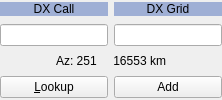
        <widget class="QWidget" name="DX_controls_widget" native="true">
         <property name="sizePolicy">
          <sizepolicy hsizetype="Preferred" vsizetype="Fixed">
           <horstretch>0</horstretch>
           <verstretch>0</verstretch>
          </sizepolicy>
         </property>
         <property name="visible">
          <bool>false</bool>
         </property>
         <layout class="QGridLayout" name="gridLayout_2">
          <property name="leftMargin">
           <number>0</number>
          </property>
          <property name="topMargin">
           <number>0</number>
          </property>
          <property name="rightMargin">
           <number>0</number>
          </property>
          <property name="bottomMargin">
           <number>0</number>
          </property>
          <item row="0" column="0">
           <widget class="QLabel" name="label_3">
            <property name="sizePolicy">
             <sizepolicy hsizetype="Preferred" vsizetype="Fixed">
              <horstretch>0</horstretch>
              <verstretch>0</verstretch>
             </sizepolicy>
            </property>
            <property name="palette">
             <palette>
              <active>
               <colorrole role="Base">
                <brush brushstyle="SolidPattern">
                 <color alpha="255">
                  <red>252</red>
                  <green>252</green>
                  <blue>252</blue>
                 </color>
                </brush>
               </colorrole>
               <colorrole role="Window">
                <brush brushstyle="SolidPattern">
                 <color alpha="255">
                  <red>159</red>
                  <green>175</green>
                  <blue>213</blue>
                 </color>
                </brush>
               </colorrole>
              </active>
              <inactive>
               <colorrole role="Base">
                <brush brushstyle="SolidPattern">
                 <color alpha="255">
                  <red>252</red>
                  <green>252</green>
                  <blue>252</blue>
                 </color>
                </brush>
               </colorrole>
               <colorrole role="Window">
                <brush brushstyle="SolidPattern">
                 <color alpha="255">
                  <red>159</red>
                  <green>175</green>
                  <blue>213</blue>
                 </color>
                </brush>
               </colorrole>
              </inactive>
              <disabled>
               <colorrole role="Base">
                <brush brushstyle="SolidPattern">
                 <color alpha="255">
                  <red>159</red>
                  <green>175</green>
                  <blue>213</blue>
                 </color>
                </brush>
               </colorrole>
               <colorrole role="Window">
                <brush brushstyle="SolidPattern">
                 <color alpha="255">
                  <red>159</red>
                  <green>175</green>
                  <blue>213</blue>
                 </color>
                </brush>
               </colorrole>
              </disabled>
             </palette>
            </property>
            <property name="autoFillBackground">
             <bool>true</bool>
            </property>
            <property name="text">
             <string>DX Call</string>
            </property>
            <property name="alignment">
             <set>Qt::AlignCenter</set>
            </property>
            <property name="margin">
             <number>5</number>
            </property>
            <property name="indent">
             <number>2</number>
            </property>
           </widget>
          </item>
          <item row="0" column="1">
           <widget class="QLabel" name="label_4">
            <property name="sizePolicy">
             <sizepolicy hsizetype="Preferred" vsizetype="Fixed">
              <horstretch>0</horstretch>
              <verstretch>0</verstretch>
             </sizepolicy>
            </property>
            <property name="palette">
             <palette>
              <active>
               <colorrole role="Base">
                <brush brushstyle="SolidPattern">
                 <color alpha="255">
                  <red>252</red>
                  <green>252</green>
                  <blue>252</blue>
                 </color>
                </brush>
               </colorrole>
               <colorrole role="Window">
                <brush brushstyle="SolidPattern">
                 <color alpha="255">
                  <red>159</red>
                  <green>175</green>
                  <blue>213</blue>
                 </color>
                </brush>
               </colorrole>
              </active>
              <inactive>
               <colorrole role="Base">
                <brush brushstyle="SolidPattern">
                 <color alpha="255">
                  <red>252</red>
                  <green>252</green>
                  <blue>252</blue>
                 </color>
                </brush>
               </colorrole>
               <colorrole role="Window">
                <brush brushstyle="SolidPattern">
                 <color alpha="255">
                  <red>159</red>
                  <green>175</green>
                  <blue>213</blue>
                 </color>
                </brush>
               </colorrole>
              </inactive>
              <disabled>
               <colorrole role="Base">
                <brush brushstyle="SolidPattern">
                 <color alpha="255">
                  <red>159</red>
                  <green>175</green>
                  <blue>213</blue>
                 </color>
                </brush>
               </colorrole>
               <colorrole role="Window">
                <brush brushstyle="SolidPattern">
                 <color alpha="255">
                  <red>159</red>
                  <green>175</green>
                  <blue>213</blue>
                 </color>
                </brush>
               </colorrole>
              </disabled>
             </palette>
            </property>
            <property name="autoFillBackground">
             <bool>true</bool>
            </property>
            <property name="text">
             <string>DX Grid</string>
            </property>
            <property name="alignment">
             <set>Qt::AlignCenter</set>
            </property>
            <property name="margin">
             <number>5</number>
            </property>
            <property name="indent">
             <number>2</number>
            </property>
           </widget>
          </item>
          <item row="1" column="0">
           <widget class="QLineEdit" name="dxCallEntry">
            <property name="toolTip">
             <string>Callsign of station to be worked</string>
            </property>
            <property name="text">
             <string/>
            </property>
            <property name="alignment">
             <set>Qt::AlignCenter</set>
            </property>
           </widget>
          </item>
          <item row="1" column="1">
           <widget class="QLineEdit" name="dxGridEntry">
            <property name="toolTip">
             <string>Locator of station to be worked</string>
            </property>
            <property name="text">
             <string/>
            </property>
            <property name="alignment">
             <set>Qt::AlignCenter</set>
            </property>
           </widget>
          </item>
          <item row="3" column="0">
           <widget class="QPushButton" name="lookupButton">
            <property name="toolTip">
             <string>Search for callsign in database</string>
            </property>
            <property name="text">
             <string>&amp;Lookup</string>
            </property>
           </widget>
          </item>
          <item row="3" column="1">
           <widget class="QPushButton" name="addButton">
            <property name="toolTip">
             <string>Add callsign and locator to database</string>
            </property>
            <property name="text">
             <string>Add</string>
            </property>
           </widget>
          </item>
          <item row="2" column="0" colspan="2">
           <widget class="QLabel" name="labAz">
            <property name="sizePolicy">
             <sizepolicy hsizetype="Preferred" vsizetype="Fixed">
              <horstretch>0</horstretch>
              <verstretch>0</verstretch>
             </sizepolicy>
            </property>
            <property name="autoFillBackground">
             <bool>true</bool>
            </property>
            <property name="text">
             <string>Az: 251     16553 km</string>
            </property>
            <property name="alignment">
             <set>Qt::AlignCenter</set>
            </property>
            <property name="indent">
             <number>4</number>
            </property>
           </widget>
          </item>
         </layout>
        </widget>
